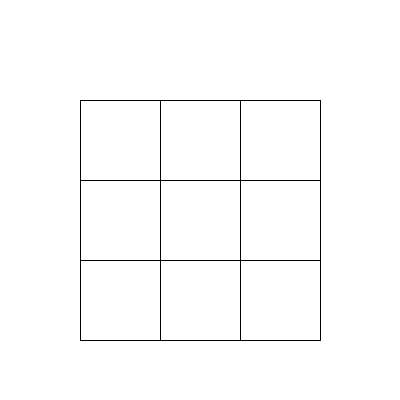
Frame 1 (no input)
Frame 60 (the mouse pressed at the canvas centre just before this capture): identical to frame 1, image omitted
Frame 120 (the mouse held since frame 60 and released just before this capture): identical to frame 1, image omitted

The Processing sketch that drew this single still picture (run headless with seeded random() and noise(); from frame 60 on, the mouse is pressed at the canvas centre):

// Processing sketch: prototype
// ── prototype.pde
void setup() {
  size(400, 400);
  background(255);

  rect(80, 100, 80, 80);
  rect(160, 100, 80, 80);
  rect(240, 100, 80, 80);

  rect(80, 180, 80, 80);
  rect(160, 180, 80, 80);
  rect(240, 180, 80, 80);

  rect(80, 260, 80, 80);
  rect(160, 260, 80, 80);
  rect(240, 260, 80, 80);
}
void mousePressed() {

  if (mousePressed && (mouseButton == RIGHT)) {
    rect(mouseX, mouseY, 50, 50);
    println("square");
  }

  if (mousePressed && (mouseButton == LEFT)) {
    ellipse(mouseX, mouseY, 50, 50);
    println("circle");
  }
}

void draw() {
}
